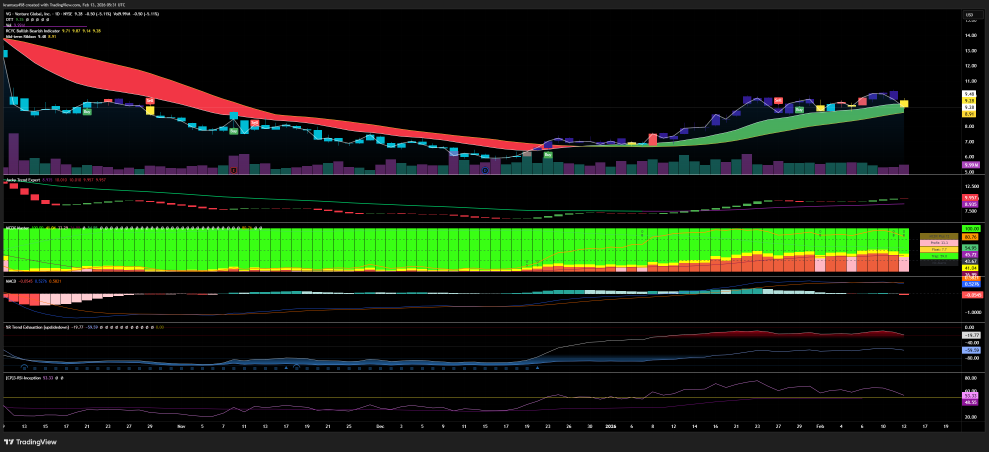
#> input picture images/VG_2026-02-12_21-31-27_d2404.png, 2965 x 1356 px (shown at 1/3 size)
$ python batch_classify.py --input-folder ../../images
#> lines starting #> are read from the running program, lines starting #| are printed output that depends on the picture; after the words box and inside, x2 and y2 are one past the last pixel; in counts of white or black regions, pixels touching at a corner belong together
### backend/charts_api/candle_classifier.py
from __future__ import annotations

import json
from dataclasses import asdict, dataclass
from pathlib import Path
from typing import Any

import cv2
import numpy as np


@dataclass(frozen=True)
class HSVRange:
    lower: tuple[int, int, int]
    upper: tuple[int, int, int]


@dataclass(frozen=True)
class ROI:
    x: int
    y: int
    width: int
    height: int


@dataclass(frozen=True)
class CandleClassifierConfig:
    red_range_1: HSVRange
    red_range_2: HSVRange
    yellow_range: HSVRange
    roi: ROI
    min_pixels: int = 100
    dominance_ratio: float = 1.25
    legacy_label_threshold: int = 0

    @classmethod
    def default(cls) -> "CandleClassifierConfig":
        # Top-panel ROI defaults for invariant chart layouts.
        return cls(
            red_range_1=HSVRange((0, 80, 80), (10, 255, 255)),
            red_range_2=HSVRange((170, 80, 80), (180, 255, 255)),
            yellow_range=HSVRange((18, 80, 80), (40, 255, 255)),
            roi=ROI(x=0, y=0, width=1200, height=300),
            min_pixels=100,
            dominance_ratio=1.25,
            legacy_label_threshold=0,
        )

    # [31 lines left out: functions from_dict, to_dict, not called in this run]


def load_classifier_config(config_path: str | Path | None = None) -> CandleClassifierConfig:
    path = Path(config_path) if config_path else Path(__file__).with_name("classifier_config.json")
    if not path.exists():
        return CandleClassifierConfig.default()
    payload = json.loads(path.read_text())
    return CandleClassifierConfig.from_dict(payload)


def _decode_image(image_input: bytes | str | Path | np.ndarray) -> np.ndarray:
    if isinstance(image_input, np.ndarray):
        return image_input
    if isinstance(image_input, (str, Path)):
        image = cv2.imread(str(image_input), cv2.IMREAD_COLOR)
        if image is None:
            raise ValueError(f"Unable to decode image from path: {image_input}")
        return image
    if isinstance(image_input, (bytes, bytearray)):
        arr = np.frombuffer(image_input, dtype=np.uint8)
        image = cv2.imdecode(arr, cv2.IMREAD_COLOR)
        if image is None:
            raise ValueError("Unable to decode image from bytes")
        return image
    raise TypeError("image_input must be bytes, path-like, or numpy.ndarray")


def _crop_to_roi(image_bgr: np.ndarray, roi: ROI) -> np.ndarray:
    h, w = image_bgr.shape[:2]
    x = min(max(0, roi.x), max(0, w - 1))
    y = min(max(0, roi.y), max(0, h - 1))
    width = max(1, min(roi.width, w - x))
    height = max(1, min(roi.height, h - y))
    return image_bgr[y : y + height, x : x + width]


def _range_mask(hsv_img: np.ndarray, hsv_range: HSVRange) -> np.ndarray:
    lower = np.array(hsv_range.lower, dtype=np.uint8)
    upper = np.array(hsv_range.upper, dtype=np.uint8)
    return cv2.inRange(hsv_img, lower, upper)


def classify_candle(
    image_input: bytes | str | Path | np.ndarray,
    config: CandleClassifierConfig | None = None,
    *,
    config_path: str | Path | None = None,
) -> dict[str, Any]:
    cfg = config or load_classifier_config(config_path)
    image = _decode_image(image_input)
    roi_image = _crop_to_roi(image, cfg.roi)

    hsv = cv2.cvtColor(roi_image, cv2.COLOR_BGR2HSV)
    red_mask = cv2.bitwise_or(_range_mask(hsv, cfg.red_range_1), _range_mask(hsv, cfg.red_range_2))
    yellow_mask = _range_mask(hsv, cfg.yellow_range)

    red_pixels = int(np.count_nonzero(red_mask))
    yellow_pixels = int(np.count_nonzero(yellow_mask))

    label = "none"
    if cfg.legacy_label_threshold > 0:
        score = red_pixels - yellow_pixels
        if score > cfg.legacy_label_threshold:
            label = "red"
        elif score < -cfg.legacy_label_threshold:
            label = "yellow"
    else:
        if red_pixels >= cfg.min_pixels and red_pixels > yellow_pixels * cfg.dominance_ratio:
            label = "red"
        elif yellow_pixels >= cfg.min_pixels and yellow_pixels > red_pixels * cfg.dominance_ratio:
            label = "yellow"

    return {
        "label": label,
        "scores": {
            "red_pixels": red_pixels,
            "yellow_pixels": yellow_pixels,
            "min_pixels": cfg.min_pixels,
            "dominance_ratio": cfg.dominance_ratio,
            "legacy_label_threshold": cfg.legacy_label_threshold,
            "roi_area": int(roi_image.shape[0] * roi_image.shape[1]),
        },
    }

### tools/candle_classifier_app/classifier.py
from __future__ import annotations

import json
import sys
from pathlib import Path
from typing import Iterable

import cv2
import numpy as np
import requests

ROOT_DIR = Path(__file__).resolve().parents[2]
BACKEND_DIR = ROOT_DIR / "backend"
if str(BACKEND_DIR) not in sys.path:
    sys.path.insert(0, str(BACKEND_DIR))

from charts_api.candle_classifier import (  # noqa: E402
    CandleClassifierConfig,
    HSVRange,
    ROI,
    classify_candle,
    load_classifier_config,
)


ClassifierConfig = CandleClassifierConfig


def load_config(path: Path) -> ClassifierConfig:
    return load_classifier_config(path)


def save_config(config: ClassifierConfig, path: Path) -> None:
    path.parent.mkdir(parents=True, exist_ok=True)
    path.write_text(json.dumps(config.to_dict(), indent=2))


def crop_to_roi(image_bgr: np.ndarray, roi: ROI) -> np.ndarray:
    h, w = image_bgr.shape[:2]
    x = min(max(0, roi.x), max(0, w - 1))
    y = min(max(0, roi.y), max(0, h - 1))
    width = max(1, min(roi.width, w - x))
    height = max(1, min(roi.height, h - y))
    return image_bgr[y : y + height, x : x + width]


def _range_mask(hsv_img: np.ndarray, hsv_range: HSVRange) -> np.ndarray:
    lower = np.array(hsv_range.lower, dtype=np.uint8)
    upper = np.array(hsv_range.upper, dtype=np.uint8)
    return cv2.inRange(hsv_img, lower, upper)


def classify_image(image_bgr: np.ndarray, config: ClassifierConfig) -> dict:
    result = classify_candle(image_bgr, config=config)
    roi_img = crop_to_roi(image_bgr, config.roi)
    hsv = cv2.cvtColor(roi_img, cv2.COLOR_BGR2HSV)

    red_mask_1 = _range_mask(hsv, config.red_range_1)
    red_mask_2 = _range_mask(hsv, config.red_range_2)
    red_mask = cv2.bitwise_or(red_mask_1, red_mask_2)
    yellow_mask = _range_mask(hsv, config.yellow_range)

    return {
        "label": result["label"],
        "red_pixels": result["scores"]["red_pixels"],
        "yellow_pixels": result["scores"]["yellow_pixels"],
        "red_mask": red_mask,
        "yellow_mask": yellow_mask,
        "roi_image": roi_img,
    }


# [6 lines left out: function build_overlay, not called in this run]


def list_png_images(folder: Path) -> Iterable[Path]:
    for path in sorted(folder.glob("*.png")):
        if path.is_file():
            yield path


# [14 lines left out: function upload_classification, not called in this run]

### tools/candle_classifier_app/batch_classify.py
from __future__ import annotations

import argparse
import csv
from pathlib import Path

import cv2

from classifier import classify_image, list_png_images, load_config, upload_classification


def build_parser() -> argparse.ArgumentParser:
    parser = argparse.ArgumentParser(description="Batch classify chart PNG files by red/yellow candle dominance")
    parser.add_argument("--input-folder", required=True, type=Path, help="Folder containing .png chart files")
    parser.add_argument("--config", type=Path, default=Path(__file__).with_name("classifier_config.json"), help="Path to classifier_config.json")
    parser.add_argument("--output-csv", type=Path, default=Path(__file__).with_name("classification_report.csv"), help="CSV output path")
    parser.add_argument("--upload-endpoint", type=str, default=None, help="Optional endpoint, e.g. http://localhost:8000/api/uploads/charts")
    parser.add_argument("--timeout", type=int, default=20, help="Upload timeout in seconds")
    return parser


def main() -> int:
    args = build_parser().parse_args()

    if not args.input_folder.exists():
        raise SystemExit(f"Input folder does not exist: {args.input_folder}")

    config = load_config(args.config)
    images = list(list_png_images(args.input_folder))
    if not images:
        raise SystemExit(f"No PNG images found in {args.input_folder}")

    rows = []
    for image_path in images:
        image = cv2.imread(str(image_path))
#> image is the input picture: shape (1356, 2965, 3); mean B, G, R 16.3, 32.8, 22.5
        if image is None:
            rows.append((image_path.name, "decode_error", 0, 0))
            continue

        result = classify_image(image, config)
#> in _crop_to_roi, `return image_bgr[y : y + height, x : x + width]`:
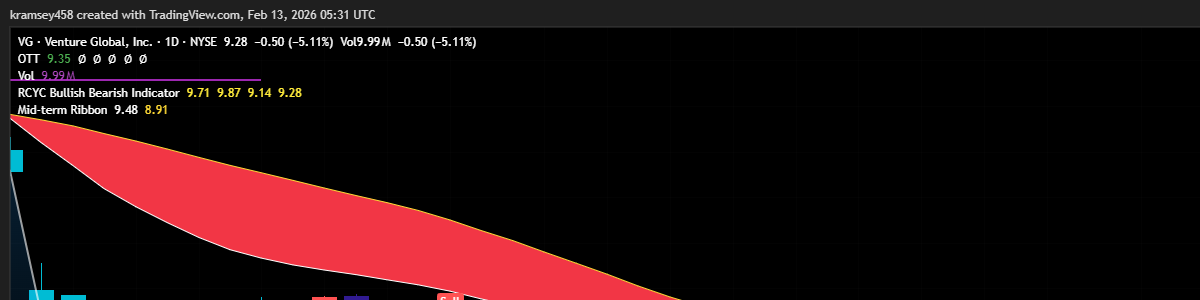
#> returned value: shape (300, 1200, 3); mean of channels 0, 1, 2 14.7, 13.3, 33.1; drawn as B, G, R
#> in classify_candle, `hsv = cv2.cvtColor(roi_image, cv2.COLOR_BGR2HSV)`: hsv: shape (300, 1200, 3); mean H, S, V 20, 23.8, 33.8
#> in _range_mask, `return cv2.inRange(hsv_img, lower, upper)`:
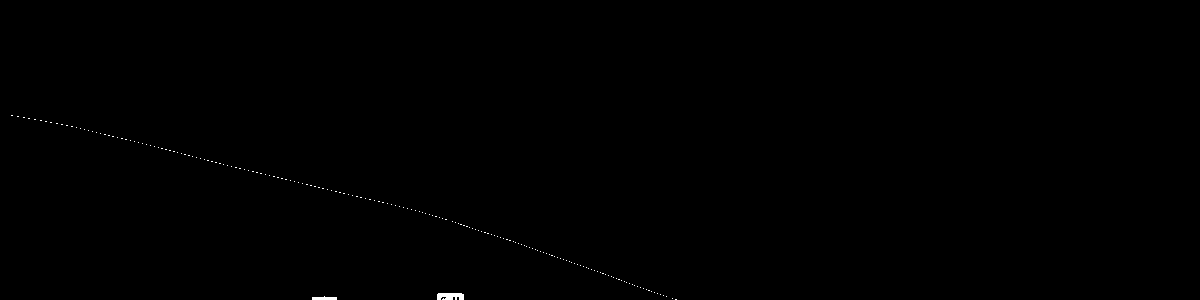
#> returned value: shape (300, 1200); 0.14% white; 185 white regions (183 under 20 px), largest, box (x1, y1, x2, y2) and area: (437, 293, 464, 300) 166, (312, 296, 337, 300) 76
#> in _range_mask (call 2), `lower = np.array(hsv_range.lower, dtype=np.uint8)`: lower = [170, 80, 80]
#> in _range_mask (call 2), `return cv2.inRange(hsv_img, lower, upper)`:
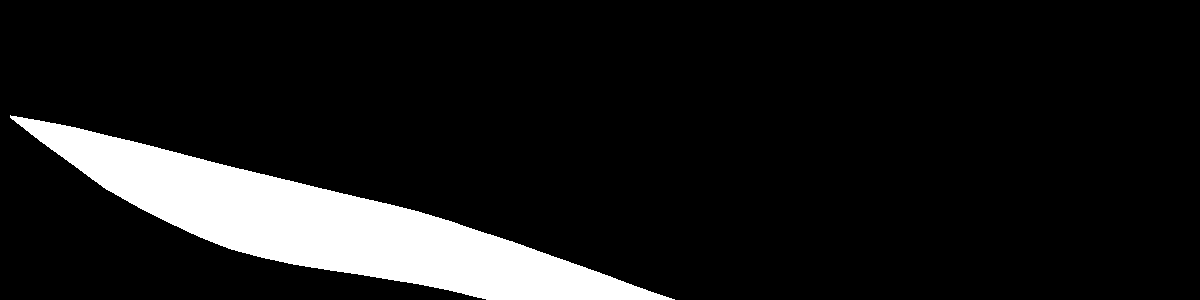
#> returned value: shape (300, 1200); 10.5% white; 1 white region, box (x1, y1, x2, y2) and area: (10, 115, 675, 300) 37854
#> in classify_candle, `red_mask = cv2.bitwise_or(_range_mask(hsv, cfg.red_range_1), _range_ma..`:
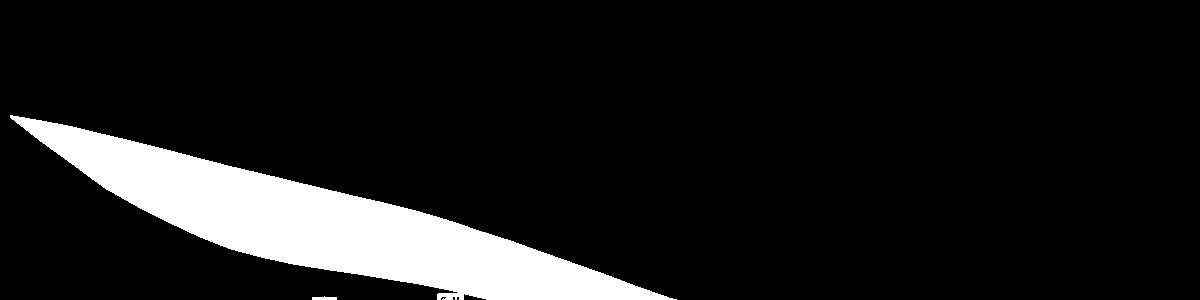
#> red_mask: shape (300, 1200); 10.7% white; 2 white regions, box (x1, y1, x2, y2) and area: (10, 115, 677, 300) 38266, (312, 296, 337, 300) 76
#> in _range_mask (call 3), `return cv2.inRange(hsv_img, lower, upper)`:
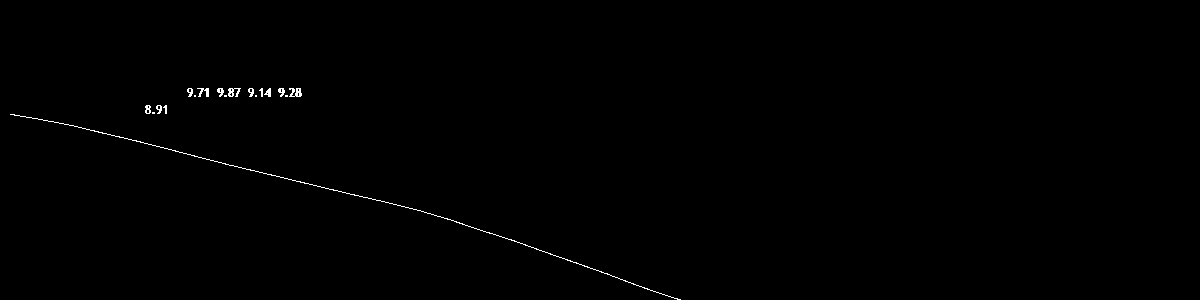
#> returned value: shape (300, 1200); 0.34% white in thin lines or dots, all inside (x1, y1, x2, y2) = (10, 88, 681, 300)
#> in classify_candle, `red_pixels = int(np.count_nonzero(red_mask))`: red_pixels = 38342
#> in classify_candle, `yellow_pixels = int(np.count_nonzero(yellow_mask))`: yellow_pixels = 1227
#> in classify_image, `result = classify_candle(image_bgr, config=config)`: result = 2 items
#> result = 6 items
        rows.append((image_path.name, result["label"], result["red_pixels"], result["yellow_pixels"]))

        if args.upload_endpoint:
            try:
                response = upload_classification(args.upload_endpoint, image_path, result, timeout=args.timeout)
                response.raise_for_status()
            except Exception as exc:
                print(f"WARN upload failed for {image_path.name}: {exc}")
#> pass 2 of the loop in main, `for image_path in images:`:
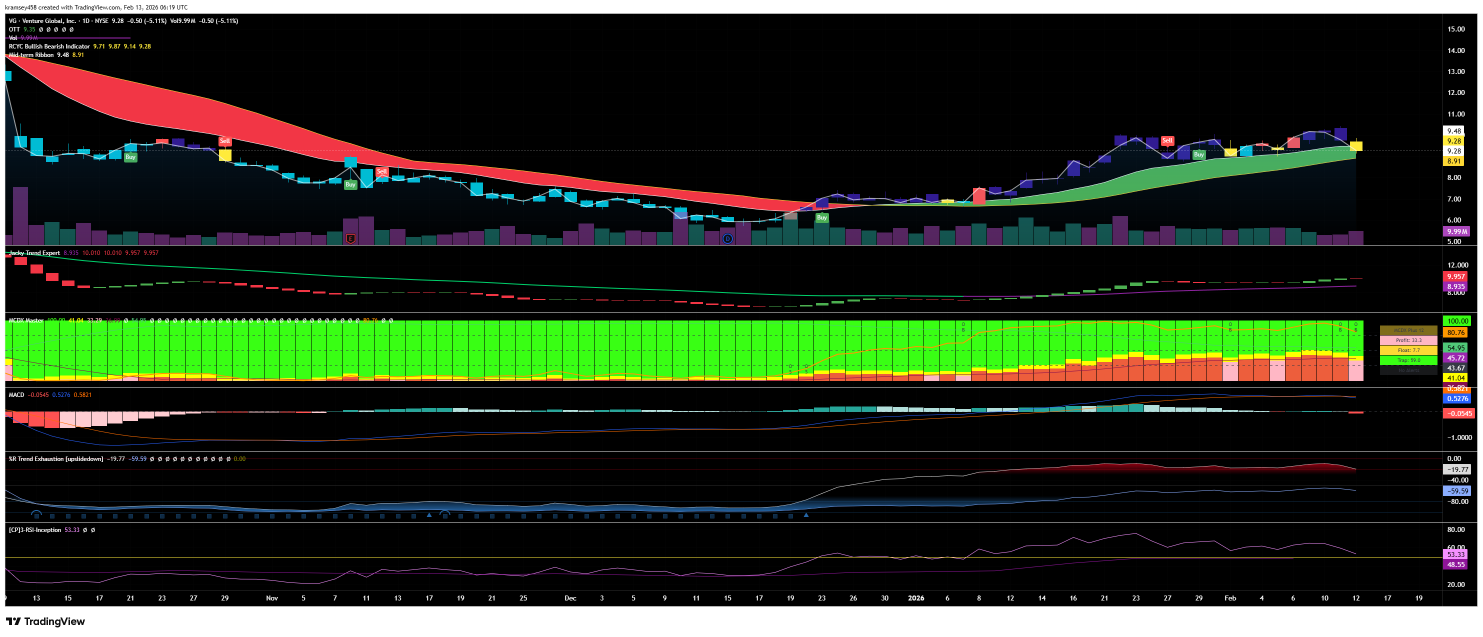
#> input picture images/VG_2026-02-12_22-19-22.png, 2965 x 1273 px (shown at 1/2 size)
#> in main, image is the input picture: shape (1273, 2965, 3); mean B, G, R 33.2, 49.6, 39.5
#> hsv: shape (300, 1200, 3); mean H, S, V 21.3, 26.4, 56.8
#> in _range_mask (call 4), `return cv2.inRange(hsv_img, lower, upper)`:
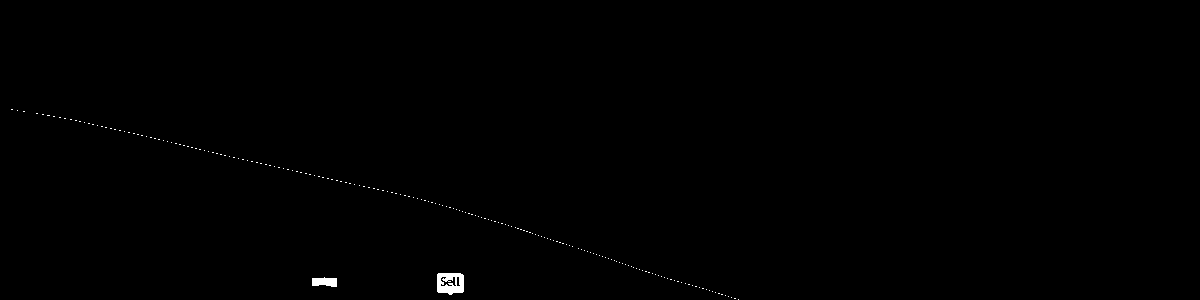
#> returned value: shape (300, 1200); 0.26% white; 191 white regions (189 under 20 px), largest, box (x1, y1, x2, y2) and area: (437, 273, 464, 295) 458, (312, 277, 337, 287) 200
#> red_mask: shape (300, 1200); 10.9% white; 4 white regions (2 under 20 px), largest, box (x1, y1, x2, y2) and area: (10, 109, 739, 300) 39189, (312, 277, 337, 287) 200
#> in _range_mask (call 6), `return cv2.inRange(hsv_img, lower, upper)`:
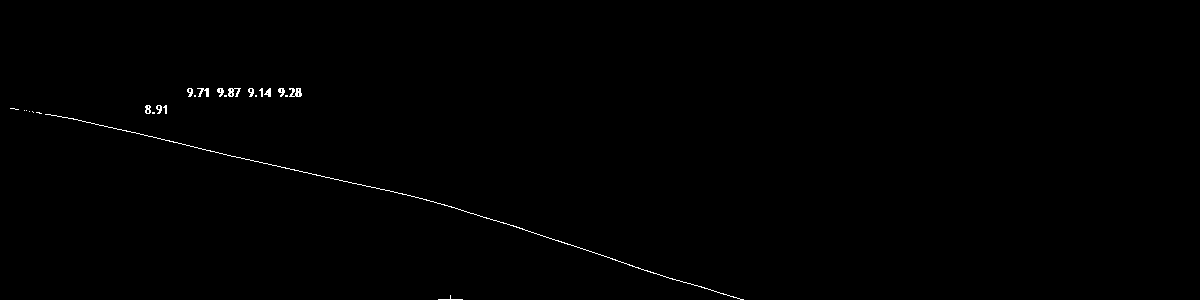
#> returned value: shape (300, 1200); 0.36% white in thin lines or dots, all inside (x1, y1, x2, y2) = (10, 88, 744, 300)

    args.output_csv.parent.mkdir(parents=True, exist_ok=True)
    with args.output_csv.open("w", newline="") as fp:
        writer = csv.writer(fp)
        writer.writerow(["filename", "label", "red_pixels", "yellow_pixels"])
        writer.writerows(rows)

    print(f"Processed {len(rows)} images. Report: {args.output_csv}")
#| Processed 2 images. Report: tools/candle_classifier_app/classification_report.csv
    return 0


if __name__ == "__main__":
    raise SystemExit(main())
#> (the program exits here)
